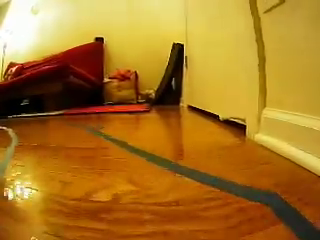
#> input picture frame 22 of Lane_Test.mp4, 320 x 240 px, given in place of Test.mp4, which was not available
$ python app.py
#> lines starting #> are read from the running program, lines starting #| are printed output that depends on the picture; after the words box and inside, x2 and y2 are one past the last pixel; in counts of white or black regions, pixels touching at a corner belong together; pictures that were not available may be replaced by others from this repository, and a replacement may not be noted
#> further down, frame is the input picture: shape (240, 320, 3); mean B, G, R 36.8, 117.6, 168.9
import cv2 as cv
import numpy as np
import logging


def __init__(self, car=None):
    logging.info('Creating a HandCodedLaneFollower...')
    self.car = car
    self.curr_steering_angle = 90


def detect_edges(frame):
    gray_img = cv.cvtColor(frame, cv.COLOR_BGR2GRAY)
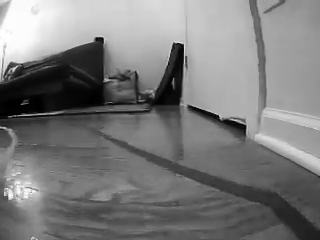
#> gray_img: shape (240, 320); min 0, max 255, mean 123.7
    mask = cv.inRange(gray_img, 150, 255)
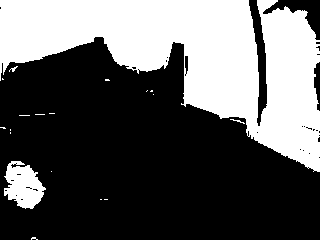
#> mask: shape (240, 320); 36.9% white; 19 white regions (15 under 20 px), largest, box (x1, y1, x2, y2) and area: (0, 0, 320, 172) 26945, (4, 161, 46, 209) 1294, (9, 66, 18, 72) 21, (230, 119, 245, 124) 21
    # cv.imshow('mask', mask)

    edges = cv.Canny(mask, 200, 400)
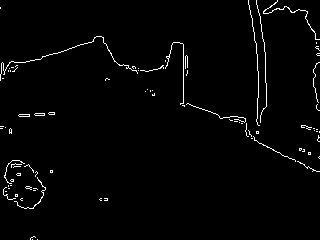
#> edges: shape (240, 320); 1.9% white in thin lines or dots
    # cv.imshow('edges', edges)
    return edges


def region_of_interest(edges):
    height, width = edges.shape
#> height = 240; width = 320
    mask = np.zeros_like(edges)

    polygon = np.array([[
        (0, height ),
        (width * 1/2, height * 7/10),
        (width * 18/20 , height),
    ]], np.int32)
#> polygon = [[0, 240], [160, 168], [288, 240]]

    cv.fillPoly(mask, polygon, 255)
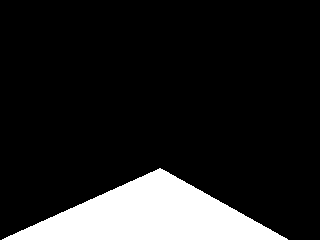
#> mask: shape (240, 320); 13.5% white; 1 white region, box (x1, y1, x2, y2) and area: (2, 168, 288, 240) 10403
    cropped_edges = cv.bitwise_and(edges, mask)
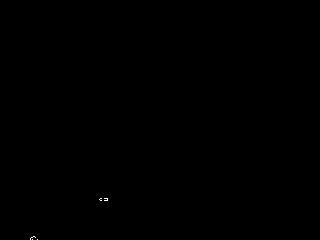
#> cropped_edges: shape (240, 320); 0.03% white in thin lines or dots, all inside (x1, y1, x2, y2) = (30, 198, 108, 240)
    # cv.imshow('cropped edges', cropped_edges)
    return cropped_edges


def detect_line_segments(cropped_edges):
    rho = 1
#> rho = 1
    angle = np.pi / 180
    min_threshold = 10
    line_segments = cv.HoughLinesP(cropped_edges, rho, angle, min_threshold,
                                   np.array([]), minLineLength=100, maxLineGap=50)
#> line_segments = None

    return line_segments


def average_slope_intercept(frame, line_segments):
    height, width, _ = frame.shape
#> height = 240; width = 320
    left_fit = []
    right_fit = []

    for line_segment in line_segments:
        x1, y1, x2, y2 = line_segment.reshape(4)
        fit = np.polyfit((x1, x2), (y1, y2), 1)
        slope = fit[0]
        intercept = fit[1]
        if slope < 0:
            left_fit.append((slope, intercept))
        else:
            right_fit.append((slope, intercept))

    left_fit_average = np.average(left_fit, axis=0)

    left_line = make_points(frame, left_fit_average)

    right_fit_average = np.average(right_fit, axis=0)
    right_line = make_points(frame, right_fit_average)

    # logging.debug('lane lines: %s' % lane_lines)

    return np.array([left_line, right_line])


def make_points(frame, line):
    height, width, _ = frame.shape
    slope, intercept = line
    y1 = height
    y2 = int(y1 -200)

    x1 = max(-width, min(2 * width, int((y1 - intercept) / slope)))
    x2 = max(-width, min(2 * width, int((y2 - intercept) / slope)))

    return [[x1, y1, x2, y2]]


def display_lines(frame, lines, line_color=(0, 255, 0), line_width=5):
    line_image = np.zeros_like(frame)
    if lines is not None:
        for line in lines:
            for x1, y1, x2, y2 in line:
                cv.line(line_image, (x1, y1), (x2, y2), line_color, line_width)
    line_image = cv.addWeighted(frame, 0.8, line_image, 1, 1)
    # cv.imshow('line image', line_image)
    return line_image


cap = cv.VideoCapture('Test.mp4')

while True:
    ret, frame = cap.read()
    # cv.imshow('frame', frame)
    detect_edges(frame)
    region_of_interest(detect_edges(frame))
#> (the run stopped early here; a loop or call above may not have finished)

$ run again, starting later in the video
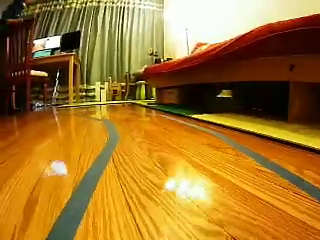
#> input picture frame 99 of Lane_Test.mp4, 320 x 240 px, given in place of Test.mp4, which was not available
#> frame is the input picture: shape (240, 320, 3); mean B, G, R 43.9, 116.3, 161.8
#> in detect_edges, `mask = cv.inRange(gray_img, 150, 255)`:
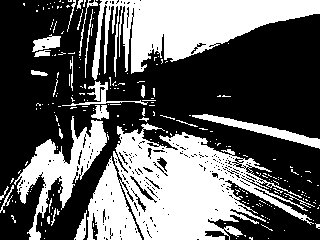
#> mask: shape (240, 320); 38.5% white; 238 white regions (211 under 20 px), largest, box (x1, y1, x2, y2) and area: (87, 123, 314, 240) 13580, (92, 0, 320, 80) 8861, (14, 116, 109, 240) 3453
#> edges: shape (240, 320); 9.3% white in thin lines or dots
#> in region_of_interest, `height, width = edges.shape`: height = 240; width = 320
#> polygon = [[0, 240], [160, 168], [288, 240]]
#> cropped_edges: shape (240, 320); 1.4% white in thin lines or dots, all inside (x1, y1, x2, y2) = (26, 169, 271, 240)
#> rho = 1
#> line_segments = 16 rows, first 6: [29, 230, 154, 224], [31, 227, 162, 187], [43, 238, 153, 182], [28, 239, 158, 230], [101, 198, 265, 227], [26, 233, 154, 226]
#> in average_slope_intercept, `height, width, _ = frame.shape`: height = 240; width = 320
#> the loop in average_slope_intercept, `for line_segment in line_segments:` made 16 passes
#> (x1, y1, x2, y2, slope, intercept) on passes 1 to 8: (29, 230, 154, 224, -0.048, 231.4), (31, 227, 162, 187, -0.305, 236.5), (43, 238, 153, 182, -0.509, 259.9), (28, 239, 158, 230, -0.0692, 240.9), (101, 198, 265, 227, 0.177, 180.1), (26, 233, 154, 226, -0.0547, 234.4), (29, 229, 149, 233, 0.0333, 228), (40, 222, 148, 230, 0.0741, 219)
#> after the loop in average_slope_intercept, `for line_segment in line_segments:`: left_fit = [(-0.048, 231.4), (-0.305, 236.5), (-0.509, 259.9), (-0.0692, 240.9), (-0.0547, 234.4), (-3.18e-16, 219), (-0.488, 253.5), (-0.308, 237.2)]; right_fit = [(0.177, 180.1), (0.0333, 228), (0.0741, 219), (5.41e-17, 236), (0.16, 186.7), (0.0323, 230.1), (0.0526, 224.2), (0.0654, 218.3)]
#> left_fit_average = [-0.223, 239.1]
#> in make_points, `slope, intercept = line`: slope = -0.223; intercept = 239.1
#> in make_points, `x1 = max(-width, min(2 * width, int((y1 - intercept) / slope)))`: x1 = -3
#> in make_points, `x2 = max(-width, min(2 * width, int((y2 - intercept) / slope)))`: x2 = 640
#> left_line = [[-3, 240, 640, 40]]
#> right_fit_average = [0.0743, 215.3]
#> right_line = [[331, 240, -320, 40]]
#> the loop in display_lines, `for line in lines:` made 2 passes
#> in display_lines, `line_image = cv.addWeighted(frame, 0.8, line_image, 1, 1)`:
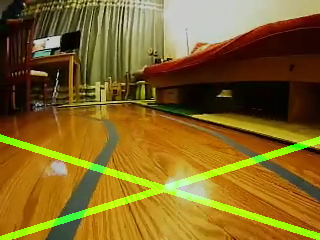
#> line_image: shape (240, 320, 3); mean B, G, R 36.1, 102.2, 130.4

$ run again, starting later in the video
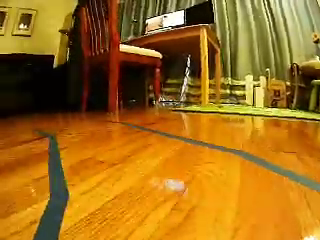
#> input picture frame 177 of Lane_Test.mp4, 320 x 240 px, given in place of Test.mp4, which was not available
#> frame is the input picture: shape (240, 320, 3); mean B, G, R 25.9, 108.1, 159.6
#> in detect_edges, `mask = cv.inRange(gray_img, 150, 255)`:
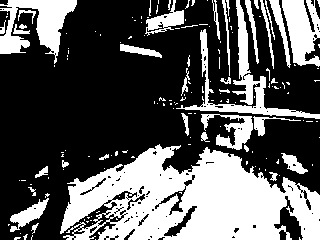
#> mask: shape (240, 320); 35.4% white; 159 white regions (122 under 20 px), largest, box (x1, y1, x2, y2) and area: (60, 144, 320, 240) 15690, (176, 0, 320, 119) 2433, (0, 0, 77, 64) 2237
#> edges: shape (240, 320); 8.1% white in thin lines or dots
#> in region_of_interest, `height, width = edges.shape`: height = 240; width = 320
#> polygon = [[0, 240], [160, 168], [288, 240]]
#> cropped_edges: shape (240, 320); 1.4% white in thin lines or dots, all inside (x1, y1, x2, y2) = (13, 170, 286, 240)
#> rho = 1
#> line_segments = 26 rows, first 6: [23, 238, 189, 184], [59, 232, 179, 193], [66, 239, 181, 199], [19, 232, 175, 235], [30, 239, 186, 188], [64, 235, 183, 194]
#> in average_slope_intercept, `height, width, _ = frame.shape`: height = 240; width = 320
#> the loop in average_slope_intercept, `for line_segment in line_segments:` made 26 passes
#> (x1, y1, x2, y2, slope, intercept) on passes 1 to 8: (23, 238, 189, 184, -0.325, 245.5), (59, 232, 179, 193, -0.325, 251.2), (66, 239, 181, 199, -0.348, 262), (19, 232, 175, 235, 0.0192, 231.6), (30, 239, 186, 188, -0.327, 248.8), (64, 235, 183, 194, -0.345, 257.1), (19, 234, 184, 184, -0.303, 239.8), (63, 218, 194, 209, -0.0687, 222.3)
#> after the loop in average_slope_intercept, `for line_segment in line_segments:`: left_fit = [(-0.325, 245.5), (-0.325, 251.2), (-0.348, 262), (-0.327, 248.8), (-0.345, 257.1), (-0.303, 239.8), (-0.0687, 222.3), (-0.156, 238.5), (-0.309, 238.9), (-0.345, 237.1), (-0.324, 246.4), (-0.289, 234.6), (-0.0547, 225.4), (-5.35e-17, 238), (-0.158, 246), (-0.321, 243.2)]; right_fit = [(0.0192, 231.6), (0.284, 159.8), (2.36e-16, 237), (0.122, 202), (0.124, 203.7), (0.0139, 230.5), (0.345, 146.9), (0.0368, 225.9), (0.0336, 223.9), (0.465, 128)]
#> left_fit_average = [-0.25, 242.2]
#> in make_points, `slope, intercept = line`: slope = -0.25; intercept = 242.2
#> in make_points, `x1 = max(-width, min(2 * width, int((y1 - intercept) / slope)))`: x1 = 8
#> in make_points, `x2 = max(-width, min(2 * width, int((y2 - intercept) / slope)))`: x2 = 640
#> left_line = [[8, 240, 640, 40]]
#> right_fit_average = [0.144, 198.9]
#> right_line = [[284, 240, -320, 40]]
#> the loop in display_lines, `for line in lines:` made 2 passes
#> in display_lines, `line_image = cv.addWeighted(frame, 0.8, line_image, 1, 1)`:
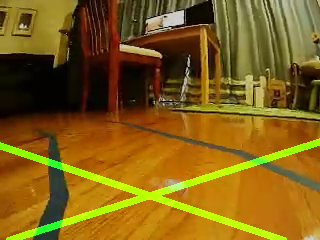
#> line_image: shape (240, 320, 3); mean B, G, R 21.7, 95.6, 128.7
